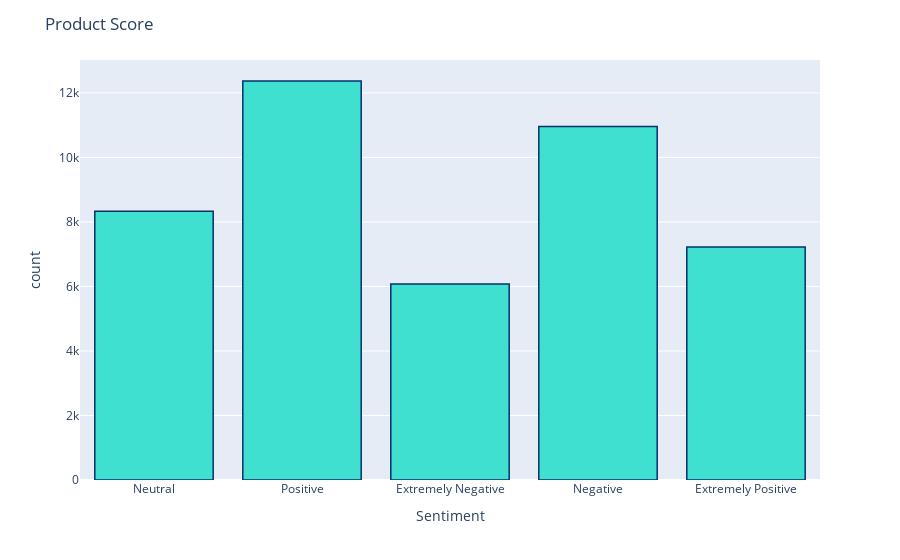

Notebook cell for this chart:
### Markdown cell above
## Data Visualisation

### Code cell
# Product Scores
fig = px.histogram(df, x="Sentiment")
fig.update_traces(marker_color="turquoise",marker_line_color='rgb(8,48,107)',
                  marker_line_width=1.5)
fig.update_layout(title_text='Tweet Sentiment')
fig.show()

### Figure 1 — Plotly figure (JSON) as saved in the notebook; plotly's stock layout.template omitted (floating-point values rounded to 4 significant figures; data arrays with more than 128 entries replaced by an {"elided": "..."} marker saying what was removed)
{"data": [{"alignmentgroup": "True", "bingroup": "x", "hovertemplate": "Sentiment=%{x}<br>count=%{y}<extra></extra>", "legendgroup": "", "marker": {"color": "turquoise", "line": {"color": "rgb(8,48,107)", "width": 1.5}}, "name": "", "offsetgroup": "", "orientation": "v", "showlegend": false, "type": "histogram", "x": {"elided": "44955 str values"}, "xaxis": "x", "yaxis": "y"}], "layout": {"barmode": "relative", "legend": {"tracegroupgap": 0}, "margin": {"t": 60}, "title": {"text": "Product Score"}, "xaxis": {"anchor": "y", "domain": [0, 1], "title": {"text": "Sentiment"}}, "yaxis": {"anchor": "x", "domain": [0, 1], "title": {"text": "count"}}}}
